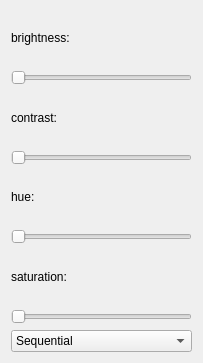
<?xml version="1.0" encoding="UTF-8"?>
<ui version="4.0">
 <class>playSetting</class>
 <widget class="QWidget" name="playSetting">
  <property name="geometry">
   <rect>
    <x>0</x>
    <y>0</y>
    <width>203</width>
    <height>363</height>
   </rect>
  </property>
  <property name="windowTitle">
   <string>Form</string>
  </property>
  <layout class="QVBoxLayout" name="verticalLayout">
   <item>
    <widget class="QLabel" name="label">
     <property name="text">
      <string>brightness:</string>
     </property>
    </widget>
   </item>
   <item>
    <widget class="QSlider" name="brightnessSlider">
     <property name="orientation">
      <enum>Qt::Horizontal</enum>
     </property>
    </widget>
   </item>
   <item>
    <widget class="QLabel" name="label_2">
     <property name="text">
      <string>contrast:</string>
     </property>
    </widget>
   </item>
   <item>
    <widget class="QSlider" name="contrastslider">
     <property name="orientation">
      <enum>Qt::Horizontal</enum>
     </property>
    </widget>
   </item>
   <item>
    <widget class="QLabel" name="label_3">
     <property name="text">
      <string>hue:</string>
     </property>
    </widget>
   </item>
   <item>
    <widget class="QSlider" name="hueslider">
     <property name="orientation">
      <enum>Qt::Horizontal</enum>
     </property>
    </widget>
   </item>
   <item>
    <widget class="QLabel" name="label_4">
     <property name="text">
      <string>saturation:</string>
     </property>
    </widget>
   </item>
   <item>
    <widget class="QSlider" name="saturationslider">
     <property name="orientation">
      <enum>Qt::Horizontal</enum>
     </property>
    </widget>
   </item>
   <item>
    <widget class="QComboBox" name="comboBox">
     <item>
      <property name="text">
       <string>Sequential</string>
      </property>
     </item>
     <item>
      <property name="text">
       <string>Loop</string>
      </property>
     </item>
     <item>
      <property name="text">
       <string>Stop at End</string>
      </property>
     </item>
    </widget>
   </item>
  </layout>
 </widget>
 <resources/>
 <connections/>
</ui>
